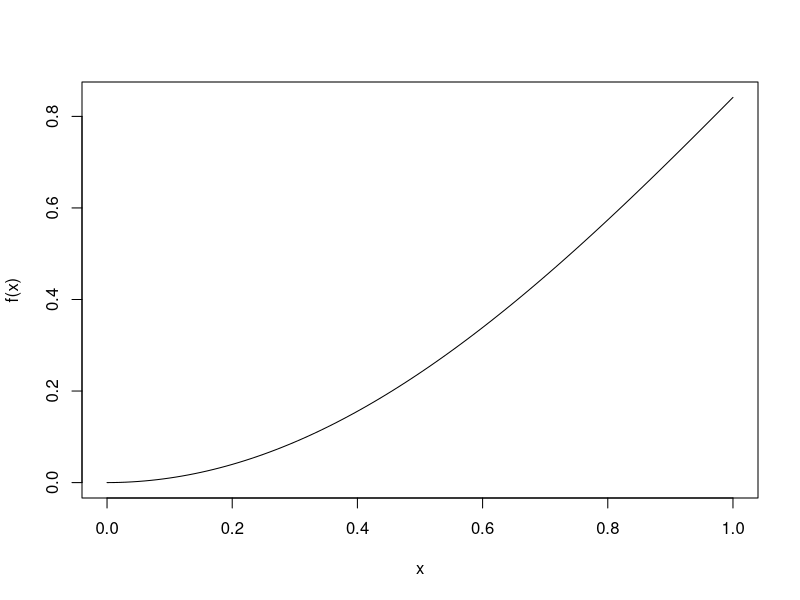
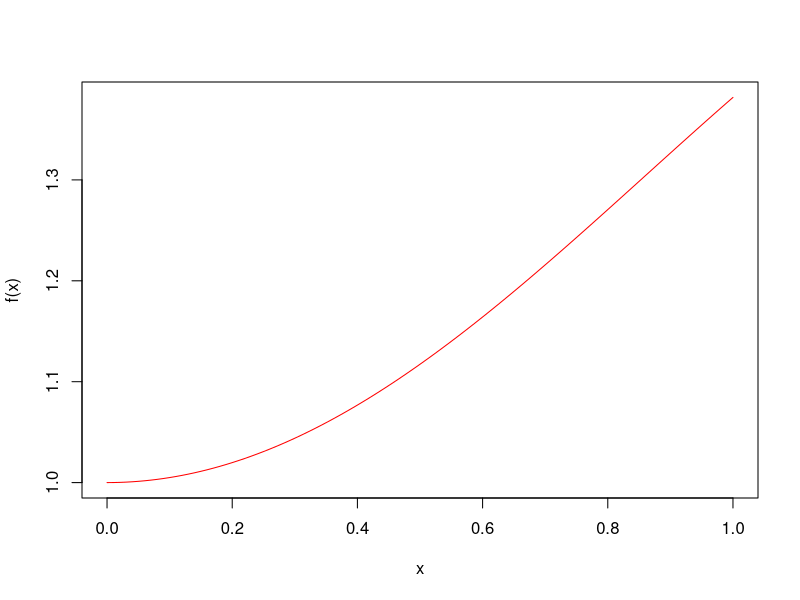

Write the R code that produced these figures, in order.
## ---- chunk 1
knitr::opts_chunk$set(echo = TRUE)
library(Deriv)
## ---- chunk 2
## CENTRAL DIFFERENCE
f=function(x){x*sin(x)}
dp = Deriv(f, "x")
dp(1.4)

n = c(1,2,2^2,2^3,2^4)
delta_x = 0.05/n
dfdx = (f(1.4+delta_x)-f(1.4-delta_x))/(2*(delta_x))
error = dfdx-1.223404
round(dfdx, 5);round(error, 5)

## ---- chunk 3
## FINITE DIFFERENCE
f=function(x) x*sin(x)
f(0.4)
curve(f)

f=function(x){x*sin(x)}
x = c(0.2,0.3,0.4,0.5,0.6)
d=data.frame(x, f(x))
d

j=1:5
f1=(f(x[j+1])-f(x[j]))/(x[j+1]-x[j])
d=data.frame(x, f(x), f1)
d

f=function(x){x*sin(x)}
j=1:5
f2=(f1[j+1]-f1[j])/(x[j+2]-x[j])
d=data.frame(x, f(x), f1, f2)
d

f=function(x){x*sin(x)}
j=1:5
f3=(f2[j+1]-f2[j])/(x[j+3]-x[j])
d=data.frame(x, f(x), f1, f2, f3)
d

f=function(x){x*sin(x)}
j=1:5
f4=(f3[j+1]-f3[j])/(x[j+4]-x[j])
d=data.frame(x, f(x), f1, f2, f3, f4)
d

f=function(x){x*sin(x)+cos(x)}
p=function(x) {0.4892220+(0.4892220)*((x - 0.3)+(x - 0.2))+(-0.2258203)*((x - 0.3)*(x - 0.2)+ (x - 0.2)*(x - 0.2)+(x - 0.4)*(x-0.3))+(-0.1466473)*((x - 0.4)*(x - 0.3)*(x - 0.2)+(x - 0.5)*(x - 0.3)*(x - 0.2)+(x - 0.5)*(x - 0.4)*(x - 0.2))+(x - 0.5)*(x-0.4)*(x-0.3)}

curve(f,0,1, col="red")
curve(p,0,1, add = T, col="blue")

